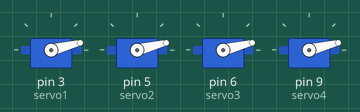
Simulated run of this sketch. Board: Arduino Uno, built with avr-gcc and run on an emulated ATmega328P. Shown: 4 × servo.

Above: at 0.05 s.
At 0.15 s:
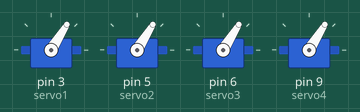
At 0.25 s:
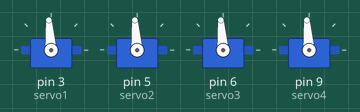
At 0.45 s:
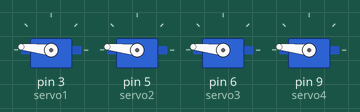
At 0.65 s:
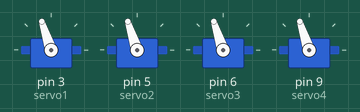
At 0.85 s:
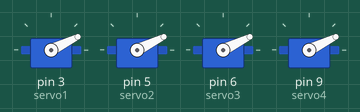
Timing chart, 0 to 3.0 s (numbered marks = the images above):
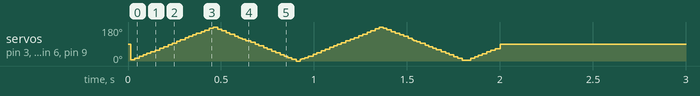

The sketch:

fabulous_allis1.ino
```cpp
#include <Servo.h>

// تعريف المحركات الأربعة
Servo servo1;
Servo servo2;
Servo servo3;
Servo servo4;

// متغيرات للتحكم بالوقت والزاوية
unsigned long previousMillis = 0;
int pos = 0;         // الزاوية الابتدائية
int increment = 2;   // سرعة حركة الـ Sweep
bool isSweeping = true;

void setup() {
  // ربط المحركات بالمنافذ المحددة اللي شبكناها
  servo1.attach(3);
  servo2.attach(5);
  servo3.attach(6);
  servo4.attach(9);
}

void loop() {
  // التحقق مما إذا كان الوقت المار أقل من ثانيتين (2000 ملي ثانية)
  if (millis() < 2000) {
    unsigned long currentMillis = millis();

    // حركة Sweep بدون استخدام delay لإبقاء حساب الوقت دقيقاً
    if (currentMillis - previousMillis >= 5) {
      previousMillis = currentMillis;
      pos += increment;

      // عكس الاتجاه عند الوصول للحدود (0 أو 180 درجة)
      if (pos >= 180 || pos <= 0) {
        increment = -increment;
      }

      // تحريك جميع المحركات معاً
      servo1.write(pos);
      servo2.write(pos);
      servo3.write(pos);
      servo4.write(pos);
    }
  }
  else {
    // بعد مرور الثانيتين، تتوقف المحركات وتثبت عند 90 درجة
    if (isSweeping) {
      servo1.write(90);
      servo2.write(90);
      servo3.write(90);
      servo4.write(90);

      isSweeping = false; // إيقاف التحديث المستمر لتثبيت المحركات
    }
  }
}
```
